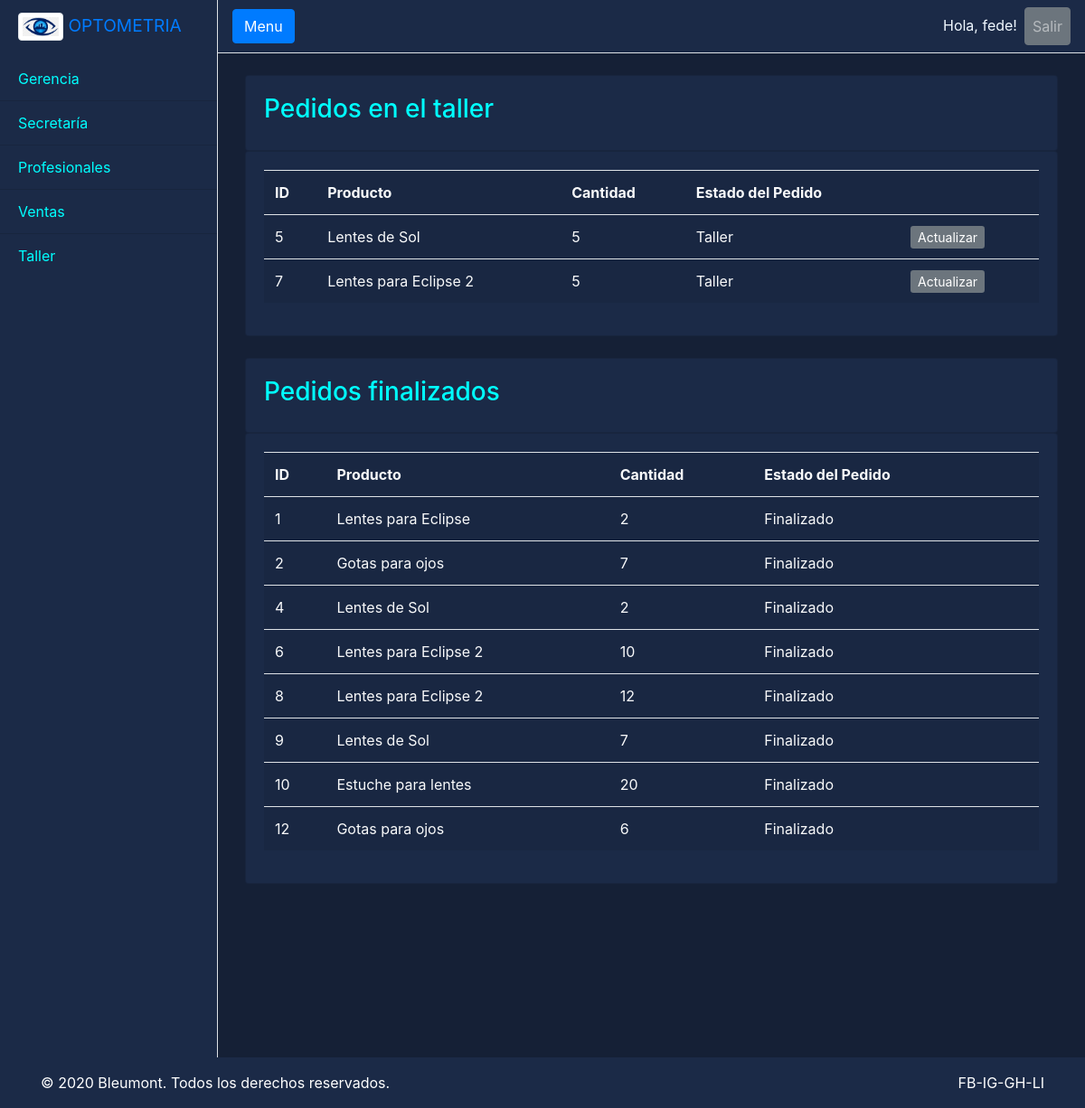
The app's page /taller/ (signed in) with its own data.
### users/models.py (models this page shows)
class Pedidos(models.Model):
    TIPO_DE_PAGO = (
        ('Tarjeta de credito', 'Tarjeta de credito'),
        ('Tarjeta de debito', 'Tarjeta de debito'),
        ('Billetera virtual', 'Billetera virtual'),
        ('Efectivo', 'Efectivo')
    )
    ESTADO = models.TextChoices('ESTADO', 'Pendiente Pedido Taller Finalizado')
    producto = models.ForeignKey(Productos, verbose_name='Producto', on_delete=models.SET_DEFAULT, default='No disponible')
    cantidad = models.IntegerField()
    fecha_de_compra = models.DateTimeField(auto_now_add=True)
    tipo_pago = models.CharField(max_length=18, choices=TIPO_DE_PAGO)
    estado_pedido = models.CharField(max_length=10, choices=ESTADO.choices, default='Pendiente')
    comprador = models.ForeignKey(Pacientes, verbose_name=('Paciente Comprador'), on_delete=models.SET_DEFAULT, default='Cliente')
    vendedor = models.ForeignKey(User, on_delete=models.SET_DEFAULT, default=1)
    def _get_importe(self):
        return self.cantidad*self.producto.precio
    subtotal = property(_get_importe)

class Productos(models.Model):
    LENTES = (('LI', 'Lejos Izquierda'),('LD', 'Lejos Derecha'),('CI', 'Cerca Izquierda'),('CD', 'Cerca Derecha'))
    es_lente = models.BooleanField(default=False)
    precio = models.FloatField()
    nombre = models.CharField(max_length=30)
    clasificacion = models.CharField(max_length=2, choices=LENTES, blank=True)
    armazon = models.BooleanField(default=False, blank=True)
    def __str__(self):
        return self.nombre

### users/decorators.py (the view)
        def wrapper_func(request, *args, **kwargs):
            group = None
            if request.user.groups.exists():
                group = request.user.groups.all()[0].name
                print(group)
            if group in allowed_roles:
                return view_func(request, *args, **kwargs)
            else:
                return redirect('403')
            print(group)

### users/views.py (called while the page is built)
@login_required(login_url='login')
@allowed_users(allowed_roles=['Taller','admin','Gerencia'])
def taller(request):
    pedidos = Pedidos.objects.all()
    pedidos = pedidos.filter(estado_pedido='Taller')
    finalizados = Pedidos.objects.filter(estado_pedido='Finalizado')
    context = {'Pedidos': pedidos, 'Finalizados': finalizados}
    return render(request, 'users/taller.html', context)

### users/templates/users/taller.html
{% extends 'users/index.html' %} {% block content %}
<br />
<div class="grid">
  <div class="col-md">
    <div class="card card-body">
      <h3>Pedidos en el taller</h3>
    </div>
    <div class="card card-body">
      <table class="table table-active text-light table-responsive-sm">
        <tr>
          <th>ID</th>
          <th>Producto</th>
          <th>Cantidad</th>
          <th>Estado del Pedido</th>
          <th></th>
        </tr>
        {% for pedido in Pedidos %}
        <tr>
          <td>{{ pedido.id }}</td>
          <td>{{ pedido.producto }}</td>
          <td>{{ pedido.cantidad }}</td>
          <td>{{ pedido.estado_pedido }}</td>
          <td>
            <a
              class="btn-sm btn-secondary"
              href="{% url 'update_pedido' pedido.id %}"
              >Actualizar</a
            >
          </td>
        </tr>
        {% endfor %}
      </table>
    </div>
  </div>
  <br />
  <div class="col-md">
    <div class="card card-body">
      <h3>Pedidos finalizados</h3>
    </div>
    <div class="card card-body">
      <table class="table table-active text-light table-responsive-sm">
        <tr>
          <th>ID</th>
          <th>Producto</th>
          <th>Cantidad</th>
          <th>Estado del Pedido</th>
          <th></th>
        </tr>
        {% for pedido in Finalizados %}
        <tr>
          <td>{{ pedido.id }}</td>
          <td>{{ pedido.producto }}</td>
          <td>{{ pedido.cantidad }}</td>
          <td>{{ pedido.estado_pedido }}</td>
          <td></td>
        </tr>
        {% endfor %}
      </table>
    </div>
  </div>
</div>
<br />
{% endblock content %}

### users/templates/users/index.html (shortened to what this page needs)
{% load static %}
<!DOCTYPE html>
<html lang="es-AR">
  <head>
    <link rel="stylesheet" href="https://cdn.jsdelivr.net/npm/bootstrap@4.5.3/dist/css/bootstrap.min.css">
    <link rel="stylesheet" href="{% static 'users/main.css' %}" />
  </head>
  <body class="d-flex flex-column min-vh-100">
    <div class="d-flex" id="wrapper">
      <div class="bg-dark border-right sticky-top" id="sidebar-wrapper">
        <div class="sidebar-heading"><a href="/" class="logo-link">
            <img
            src="{% static 'users/png-eye.png' %}"
            width="50"
            class="align-top mb-1 img-thumbnail"
            alt="opto logo"
            />
            OPTOMETRIA</a></div>
        <div class="list-group list-group-flush">
          <a href="{% url 'gerencia' %}" class="list-group-item list-group-item-action">Gerencia</a>
          <a href="{% url 'secretaria' %}" class="list-group-item list-group-item-action ">Secretaría</a>
          <a href="{% url 'medicos' %}" class="list-group-item list-group-item-action ">Profesionales</a>
          <a href="{% url 'ventas' %}" class="list-group-item list-group-item-action ">Ventas</a>
          <a href="{% url 'taller' %}" class="list-group-item list-group-item-action">Taller</a>
        </div>
      </div>
      <div id="page-content-wrapper">
        <nav class="navbar navbar-expand-lg border-bottom navbar-dark">
          <button class="btn btn-primary" id="menu-toggle">Menu</button>
          <div class="navbar-collapse collapse" id="navbarSupportedContent">
            <ul class="navbar-nav ml-auto mt-2 mt-lg-0">
              {% if user.is_authenticated %}
              <li class="nav-link" id="userName">Hola, {{ request.user }}!</li>
              <li class="nav-item">
                <a class="nav-link btn btn-secondary" href="{% url 'logout' %}">Salir</a>
              </li>
              {% else %}
              <li class="nav-item active">
                <li class="nav-link" id="userName">Hola, invitado!</li>
                <a class="btn btn-success" href="{% url 'login' %}">Ingresar</a>
                </li>
              {% endif %}
            </ul>
          </div>
        </nav>
        <div class="container-fluid">
          {% block content %}{% endblock content %}
        </div>
      </div>
    </div>
    <footer class="py-3 text-white mt-auto">
      <div class="container">
        <div class="row">
          <div class="col-md-7 text-center text-md-left">
            <p class="mb-md-0">© 2020 <a href="https://github.com/Bleumont" class="external text-white">Bleumont</a>. Todos los derechos reservados.                        </p>
          </div>
          <div class="col-md-5 text-center text-md-right">
            <p class="mb-0">FB-IG-GH-LI</a>  </p>
          </div>
        </div>
      </div>
    </footer>
  </body>
</html>

### users/static/users/main.css (style rules this page uses)
html, body { height: 100%; background-color: #152036; color: aqua; overflow: hidden; }
#userName { color: aliceblue; }
#wrapper { overflow-x: hidden; background-color: #152036; color: aqua; }
#sidebar-wrapper { min-height: 100vh; margin-left: -15rem; -webkit-transition: margin 0.25s ease-out; -moz-transition: margin 0.25s ease-out; -o-transition: margin 0.25s ease-out; transition: margin 0.25s ease-out; background-color: #1b2a47 !important; color: aqua; }
#sidebar-wrapper .sidebar-heading { padding: 0.875rem 1.25rem; font-size: 1.2rem; }
#sidebar-wrapper .list-group { width: 15rem; }
#sidebar-wrapper .list-group-item { background-color: #1b2a47 !important; color: aqua; }
#page-content-wrapper { min-width: 100vw; }
@media (min-width: 768px) { #sidebar-wrapper { margin-left: 0; } }
@media (min-width: 768px) { #page-content-wrapper { min-width: 0; width: 100%; } }
.card.card-body { background: #1b2a47; overflow: hidden; }
nav, footer { background: #1b2a47 !important; border: 0; padding: 0; }

### records on screen
Pedidos: id "5", producto "Lentes de Sol", cantidad "5", estado_pedido "Taller"
Pedidos: id "7", producto "Lentes para Eclipse 2", cantidad "5", estado_pedido "Taller"
Pedidos: id "1", producto "Lentes para Eclipse", cantidad "2", estado_pedido "Finalizado"
Pedidos: id "2", producto "Gotas para ojos", cantidad "7", estado_pedido "Finalizado"
Pedidos: id "4", producto "Lentes de Sol", cantidad "2", estado_pedido "Finalizado"
Pedidos: id "6", producto "Lentes para Eclipse 2", cantidad "10", estado_pedido "Finalizado"
Pedidos: id "8", producto "Lentes para Eclipse 2", cantidad "12", estado_pedido "Finalizado"
Pedidos: id "9", producto "Lentes de Sol", cantidad "7", estado_pedido "Finalizado"
Pedidos: id "10", producto "Estuche para lentes", cantidad "20", estado_pedido "Finalizado"
Pedidos: id "12", producto "Gotas para ojos", cantidad "6", estado_pedido "Finalizado"

### other values on screen
{{ request.user }} "fede"
